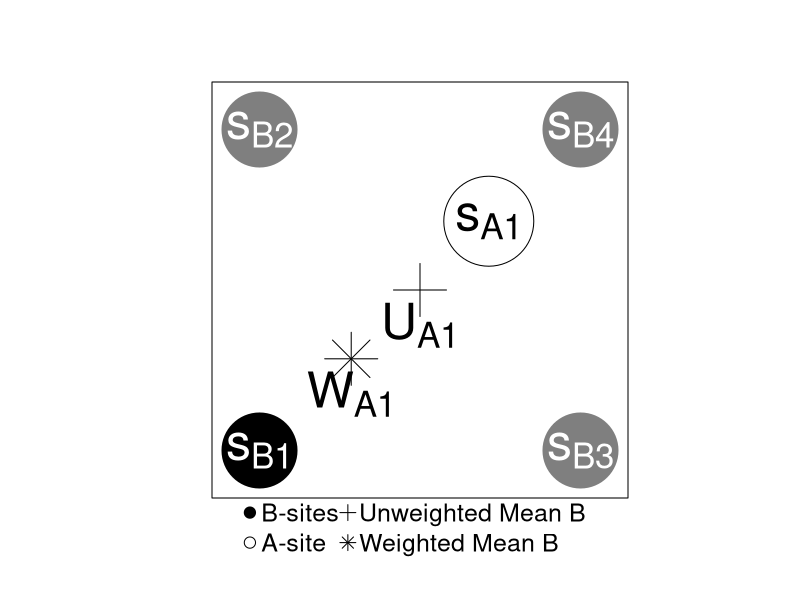

The R script that drew this image:
#Process layer figure
B_sites <- cbind(c(250,250,750,750),c(250,750,250,750))
Unweighted <- colMeans(B_sites)
Intensity <- c(4,1,1,1)
color <- grey(seq(0,1,length = 256))
cols <- c(color[1], color[128], color[128], color[128])
Weighted <- colSums(B_sites*Intensity)/sum(Intensity)
alpha_1 <- -1
A_site = Unweighted + alpha_1*(Weighted - Unweighted)

par(pty = "s", xaxt = "n", yaxt = "n")
#par(xaxt = "n", yaxt = "n")
plot(B_sites, xlim = c(200,800), ylim = c(200,800)
     ,pch = 19, cex = 10, xlab = "", ylab = "", col = cols)
points(Unweighted[1], Unweighted[2], pch = 3, cex = 5)
points(Weighted[1], Weighted[2], pch = 8, cex = 5)
points(A_site[1], A_site[2], pch = 1, cex = 12)
legend(x = 200, y = 200, bty = "n", xpd = T,
       legend = c("B-sites", "A-site", "Unweighted Mean B", "Weighted Mean B"), ncol = 2,
       pch = c(19, 1, 3, 8), cex = 1.5,text.width=100, x.intersp = .5)
labs <- c(expression(s[B1]), expression(s[B2]), expression(s[B3]), expression(s[B4]))
text(B_sites[,1], B_sites[,2], labs, col = "white", cex =3)
text(A_site[1],A_site[2], expression(s[A1]), cex = 3)
text(Unweighted[1], Unweighted[2]-55, expression(U[A1]), cex = 3)
text(Weighted[1], Weighted[2]-55, expression(W[A1]), cex = 3)